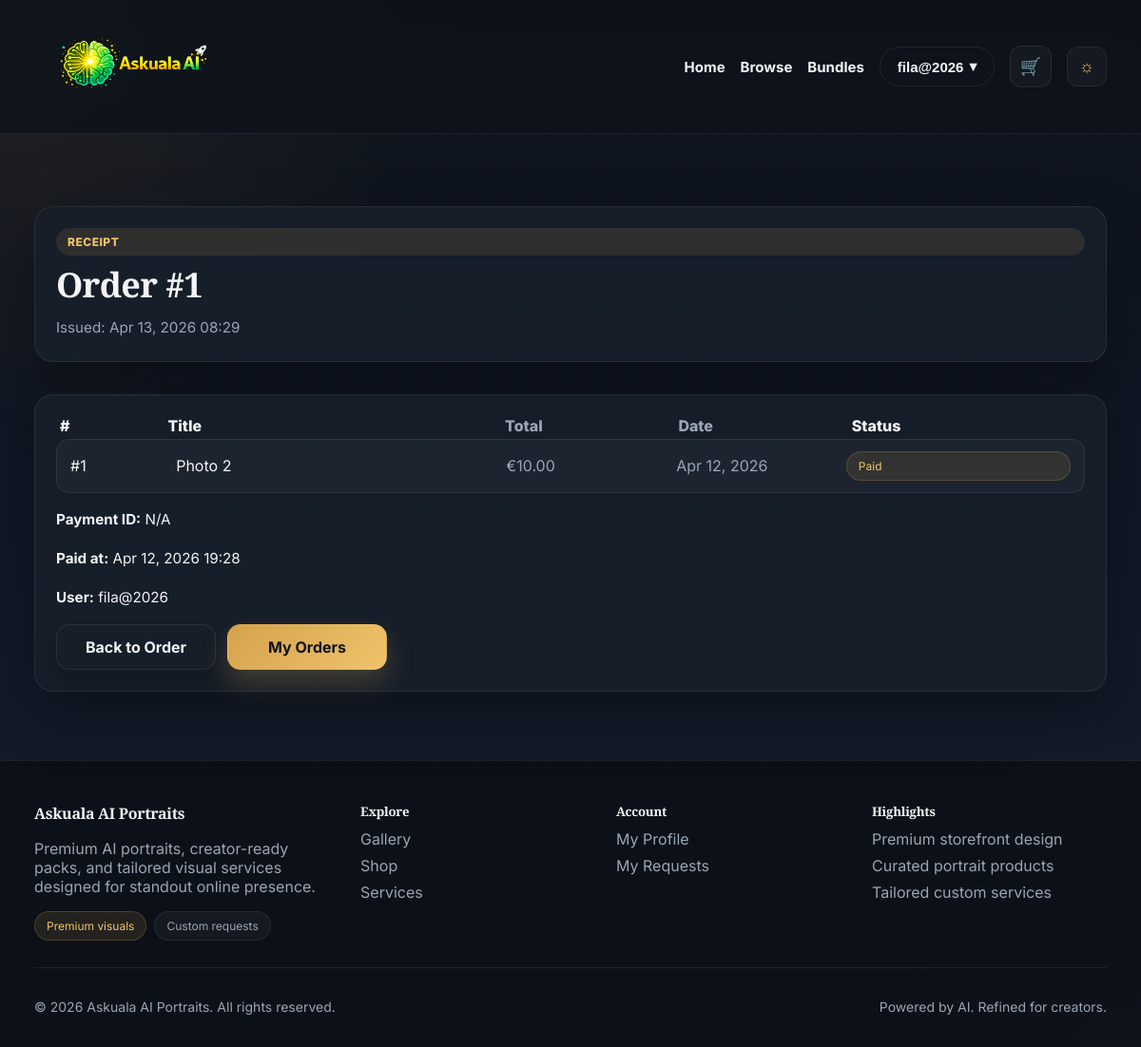
The app's page /payments/orders/1/receipt/ (signed in) with its own data.
### payments/models.py (models this page shows, shortened)
class Order(models.Model):
    STATUS_CHOICES = [
        ('pending', 'Pending'),
        ('paid', 'Paid'),
        ('failed', 'Failed'),
        ('cancelled', 'Cancelled'),
    ]
    user = models.ForeignKey(settings.AUTH_USER_MODEL, on_delete=models.CASCADE, related_name='orders')
    product = models.ForeignKey('shop.Product', on_delete=models.PROTECT, related_name='orders', null=True, blank=True)
    bundle_label = models.CharField(max_length=150, blank=True)
    bundle_count = models.PositiveIntegerField(null=True, blank=True)
    price_snapshot = models.DecimalField(max_digits=8, decimal_places=2)
    status = models.CharField(max_length=20, choices=STATUS_CHOICES, default='pending')
    created_at = models.DateTimeField(auto_now_add=True)
    stripe_session_id = models.CharField(max_length=255, blank=True)
    class Meta:
        ordering = ['-created_at']

class Payment(models.Model):
    STATUS_CHOICES = [
        ('pending', 'Pending'),
        ('succeeded', 'Succeeded'),
        ('failed', 'Failed'),
    ]
    user = models.ForeignKey(settings.AUTH_USER_MODEL, on_delete=models.CASCADE, related_name='payments')
    order = models.ForeignKey('payments.Order', on_delete=models.CASCADE, null=True, blank=True, related_name='payments')
    custom_request = models.ForeignKey('services.CustomRequest', on_delete=models.CASCADE, null=True, blank=True, related_name='payments')
    amount = models.DecimalField(max_digits=8, decimal_places=2)
    currency = models.CharField(max_length=10, default='eur')
    status = models.CharField(max_length=20, choices=STATUS_CHOICES, default='pending')
    stripe_payment_intent = models.CharField(max_length=255, blank=True)
    stripe_session_id = models.CharField(max_length=255, blank=True)
    paid_at = models.DateTimeField(null=True, blank=True)
    created_at = models.DateTimeField(auto_now_add=True)
    class Meta:
        ordering = ['-created_at']

### shop/models.py (models this page shows, shortened)
class Product(models.Model):
    title = models.CharField(max_length=200)
    image_url = models.URLField(blank=True, null=True)
    slug = models.SlugField(unique=True)
    description = models.TextField()
    price = models.DecimalField(max_digits=6, decimal_places=2)
    is_active = models.BooleanField(default=True)
    created_at = models.DateTimeField(auto_now_add=True)

### payments/views.py (the view)
# urls.py: path('orders/<int:pk>/receipt/', order_receipt, name='order_receipt'),
@login_required
def order_receipt(request, pk):
    order = get_object_or_404(Order, pk=pk, user=request.user)
    payment = Payment.objects.filter(order=order).order_by('-paid_at', '-created_at').first()
    context = {
        'order': order,
        'payment': payment,
        'issued_at': timezone.now(),
    }
    return render(request, 'payments/order_receipt.html', context)

### home/templatetags/nav_extras.py (called while the page is built)
@register.filter
def starts_with(value, arg):
    try:
        return str(value).startswith(str(arg))
    except Exception:
        return False

### shop/context_processors.py (called while the page is built)
def cart_count(request):
    cart = request.session.get('cart', {})
    count = sum(item.get('quantity', 0) for item in cart.values())
    return {
        'cart_count': count,
    }

### templates/payments/order_receipt.html (shortened to what this page needs)
{% extends "base.html" %}
{% block content %}
<section class="section">
    <div class="card-soft page-intro-card">
        <span class="badge accent">Receipt</span>
        <h1>Order #{{ order.pk }}</h1>
        <p class="muted">Issued: {{ issued_at|date:"M d, Y H:i" }}</p>
    </div>
</section>
<section class="section">
    <div class="card-soft">
        <div class="orders-row orders-head">
            <span>#</span><span>Title</span><span>Total</span><span>Date</span><span>Status</span>
        </div>
        <div class="orders-row">
            <span>#{{ order.pk }}</span>
            <span>{{ order.product.title }}</span>
            <span>€{{ order.price_snapshot }}</span>
            <span>{{ order.created_at|date:"M d, Y" }}</span>
            <span class="pill accent">{{ order.get_status_display }}</span>
        </div>
        <div class="order-receipt-meta">
            {% if payment %}
                <p><strong>Payment ID:</strong> {{ payment.stripe_payment_intent|default:"N/A" }}</p>
                <p><strong>Paid at:</strong> {{ payment.paid_at|date:"M d, Y H:i" }}</p>
            {% endif %}
            <p><strong>User:</strong> {{ request.user.get_full_name|default:request.user.username }}</p>
        </div>
        <div class="cta-row">
            <a href="{% url 'order_detail' order.pk %}" class="btn-secondary">Back to Order</a>
            <a href="{% url 'order_list' %}" class="btn-primary">My Orders</a>
        </div>
    </div>
</section>
{% endblock %}

### templates/includes/navbar.html (shortened to what this page needs)
{% load static nav_extras %}
<header class="site-header">
    <nav class="site-nav container">
        <a href="{% url 'home' %}" class="brand-link" aria-label="Askuala AI Portraits home">
            <img
                src="{% static 'img/askuala-logo.png' %}"
                alt="Askuala AI Portraits"
                class="logo logo-large"
            >
        </a>
        {% url 'home' as home_url %}
        {% url 'browse' as browse_url %}
        {% url 'ai_bundles' as ai_bundles_url %}
        {% url 'cart_view' as cart_url %}
        <ul class="nav-menu">
            <li><a href="{{ home_url }}" class="{% if request.path == home_url %}active{% endif %}">Home</a></li>
            <li><a href="{{ browse_url }}" class="{% if request.path|starts_with:browse_url %}active{% endif %}">Browse</a></li>
            <li><a href="{{ ai_bundles_url }}" class="{% if request.path|starts_with:ai_bundles_url %}active{% endif %}">Bundles</a></li>
            {% if user.is_authenticated %}
                <li class="nav-user">
                    <button class="nav-btn nav-btn-outline nav-user-toggle">
                        {{ user.get_full_name|default:user.username }}
                        <span aria-hidden="true">▾</span>
                    </button>
                </li>
                <li>
                    <a href="{{ cart_url }}" class="cart-nav-link {% if request.path|starts_with:cart_url %}active{% endif %}" aria-label="View cart">
                        <span class="cart-nav-icon">🛒</span>
                    </a>
                </li>
            {% else %}
                <li><a href="{% url 'signup' %}" class="nav-btn nav-btn-outline">Sign Up</a></li>
                <li><a href="{% url 'login' %}" class="nav-btn nav-btn-solid">Login</a></li>
            {% endif %}
            <li>
                <button id="themeToggle" class="theme-toggle" aria-label="Toggle theme">☼</button>
            </li>
        </ul>
    </nav>
</header>

### records on screen
Order: pk "1", product "Photo 2", price_snapshot "10.00", created_at "Apr 12, 2026", status "Paid"
Payment: stripe_payment_intent "N/A", paid_at "Apr 12, 2026 19:28"

### other values on screen
{{ user.get_full_name|default:user.username }} "fila@2026"
{{ request.user.get_full_name|default:request.user.username }} "fila@2026"
